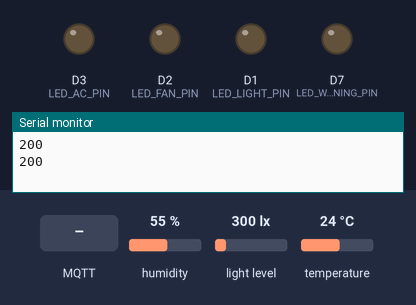
Recording of a sketch running on a simulated ESP8266 (NodeMCU). Parts: output pins drawn as LEDs (lit = HIGH), the last lines printed to the serial monitor. Dashed ring = blinking. The test bench sets the inputs (shaded band); at power-on: humidity 55 %, light level 300 lx, temperature 24 °C. WiFi joins after 1.5 s; servers stay silent unless stated; uploads are accepted with an empty reply; random numbers use the default seed unless the sketch sets one; no MQTT or app messages arrive unless stated.

Above: at 2.7 s.
2.8 s: MQTT message "control/light" arrives on the first subscribed topic
At 4.19 s:
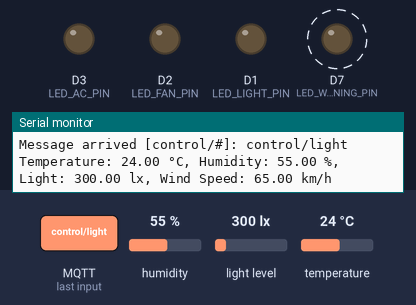
6.5 s: MQTT message "ON" arrives on the first subscribed topic
13.0 s: MQTT message "OFF" arrives on the first subscribed topic
Timing chart, 0 to 21.4 s (numbered marks = the images above; inputs shaded):
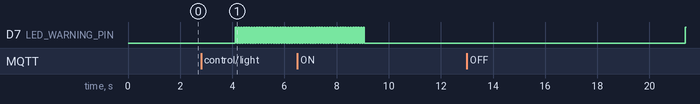

The sketch:

codeESP8266.ino
```cpp
#include <ESP8266WiFi.h>
#include <PubSubClient.h>
#include <Wire.h>          // Thư viện I2C
#include <BH1750.h>        // Thư viện BH1750 (Cần có thư viện BH1750)
#include <DHT.h>
#include <ESP8266HTTPClient.h>  // Thư viện HTTP Client để gửi POST

// Khai báo các chân kết nối
#define DHTPIN D4           // Chân kết nối của cảm biến DHT11
#define DHTTYPE DHT11       // Định nghĩa cảm biến DHT11

// Khai báo chân LED điều khiển cho đèn, quạt, điều hòa
#define LED_LIGHT_PIN D1  // Chân GPIO điều khiển đèn
#define LED_FAN_PIN D2    // Chân GPIO điều khiển quạt
#define LED_AC_PIN D3     // Chân GPIO điều khiển điều hòa
#define LED_WARNING_PIN D7  // Chân GPIO điều khiển LED cảnh báo (cảnh báo gió)

// Khai báo thông tin WiFi, MQTT và API
const char* ssid = "Tuanpt";        // Tên mạng Wi-Fi
const char* password = "minhngan83";      // Mật khẩu Wi-Fi
const char* mqtt_server = "192.168.2.37";   // Địa chỉ IP của MQTT broker
const char* serverName = "http://192.168.2.37:5501/api/sensor";  // Endpoint API

WiFiClient espClient;
PubSubClient client(espClient);
DHT dht(DHTPIN, DHTTYPE);

// Khởi tạo cảm biến ánh sáng BH1750
BH1750 lightMeter(0x23);  // Cảm biến với địa chỉ 0x23

void setup() {
  Serial.begin(9600);
  dht.begin();  // Khởi động cảm biến DHT

  // Kết nối WiFi
  WiFi.begin(ssid, password);
  while (WiFi.status() != WL_CONNECTED) {
    delay(500);
    Serial.println("Connecting to WiFi...");
  }
  Serial.println("WiFi connected");

  // Kết nối MQTT broker
  client.setServer(mqtt_server, 1885);  // Chú ý điều chỉnh port nếu cần
  client.setCallback(callback);

  // Cài đặt chân LED là OUTPUT
  pinMode(LED_LIGHT_PIN, OUTPUT);
  pinMode(LED_FAN_PIN, OUTPUT);
  pinMode(LED_AC_PIN, OUTPUT);
  pinMode(LED_WARNING_PIN, OUTPUT);
  // Mặc định tắt các thiết bị
  digitalWrite(LED_LIGHT_PIN, LOW);
  digitalWrite(LED_FAN_PIN, LOW);
  digitalWrite(LED_AC_PIN, LOW);
  digitalWrite(LED_WARNING_PIN, LOW);
  // Khởi tạo I2C và cảm biến BH1750
  Wire.begin(D6, D5);  // Khởi tạo I2C với SDA trên D6 (GPIO12) và SCL trên D5 (GPIO14)
  if (lightMeter.begin(BH1750::CONTINUOUS_HIGH_RES_MODE)) {
    Serial.println("Light sensor BH1750 started successfully");
  } else {
    Serial.println("Error starting BH1750 sensor");
  }
}

void loop() {
  if (!client.connected()) {
    reconnect();
  }
  client.loop();

  if (WiFi.status() == WL_CONNECTED) {  // Kiểm tra kết nối WiFi
    HTTPClient http;

    // Đọc dữ liệu từ cảm biến DHT
    float temperature = dht.readTemperature();
    float humidity = dht.readHumidity();

    // Đọc giá trị ánh sáng từ cảm biến BH1750
    float lux = lightMeter.readLightLevel();

    // Giả lập dữ liệu tốc độ gió
    float windSpeed = random(0, 101);  // Giả lập tốc độ gió từ 0 đến 100

    // Kiểm tra lỗi khi đọc cảm biến DHT
    if (isnan(temperature) || isnan(humidity)) {
      Serial.println("Failed to read from DHT sensor!");
    } else {
      // Nếu đọc thành công, in ra giá trị
      Serial.print("Temperature: ");
      Serial.print(temperature);
      Serial.print(" °C, Humidity: ");
      Serial.print(humidity);
      Serial.print(" %, Light: ");
      Serial.print(lux);
      Serial.print(" lx, Wind Speed: ");
      Serial.print(windSpeed);
      Serial.println(" km/h");

      // Gửi dữ liệu tới MQTT broker
      String payload = String("{\"temperature\":") + temperature +
                       ",\"humidity\":" + humidity +
                       ",\"light\":" + lux +
                       ",\"wind_speed\":" + windSpeed + "}";
      client.publish("sensor/data", payload.c_str());  // Gửi dữ liệu tới MQTT broker

  // Điều kiện kiểm tra gió > 60 km/h và bật/tắt LED cảnh báo
      if (windSpeed > 60) {
        for (int i = 0; i < 50; i++) {  // Nháy LED 50 lần
          digitalWrite(LED_WARNING_PIN, HIGH);  // Bật LED
          delay(50);  // Chờ 50ms
          digitalWrite(LED_WARNING_PIN, LOW);   // Tắt LED
          delay(50);  // Chờ 50ms
        }
        sendDeviceState("led_warning", "ON"); // Gửi trạng thái "ON" của LED cảnh báo tới API
      } else {
        digitalWrite(LED_WARNING_PIN, LOW);   // Tắt LED cảnh báo nếu gió <= 60
        sendDeviceState("led_warning", "OFF"); // Gửi trạng thái "OFF" của LED cảnh báo tới API
      }

      // Chuẩn bị dữ liệu JSON để gửi lên API
      String jsonData = String("{\"tem\":") + temperature +
                        ",\"hum\":" + humidity +
                        ",\"light\":" + lux +
                        ",\"wind_speed\":" + windSpeed + "}";


      // Gửi dữ liệu qua HTTP POST đến API
      WiFiClient httpClient;  // Tạo một WiFiClient mới
      http.begin(httpClient, serverName);  // Thiết lập URL cho request với WiFiClient
      http.addHeader("Content-Type", "application/json");  // Gán Header JSON
      int httpResponseCode = http.POST(jsonData);  // Gửi POST request

      // Kiểm tra kết quả
      if (httpResponseCode > 0) {
        String response = http.getString();  // Lấy phản hồi từ server
        Serial.println(httpResponseCode);  // In ra mã phản hồi
        Serial.println(response);  // In ra phản hồi
      } else {
        Serial.print("Error on sending POST: ");
        Serial.println(httpResponseCode);
      }

      http.end();  // Đóng kết nối HTTP
    }
  } else {
    Serial.println("WiFi Disconnected");
  }

  delay(2000);  // Gửi dữ liệu mỗi 2 giây
}

// Hàm gửi trạng thái thiết bị qua API
void sendDeviceState(const String& deviceName, const String& state) {
  if (WiFi.status() == WL_CONNECTED) {
    HTTPClient http;
    WiFiClient httpClient;

    // Chuẩn bị dữ liệu JSON để gửi lên API
    String jsonData = String("{\"device_name\":\"") + deviceName + "\",\"state\":\"" + state + "\"}";

    http.begin(httpClient, "http://192.168.2.37:5501/api/device"); // Thay đổi endpoint API nếu cần
    http.addHeader("Content-Type", "application/json");  // Gán Header JSON
    int httpResponseCode = http.POST(jsonData);  // Gửi POST request

    // Kiểm tra kết quả
    if (httpResponseCode > 0) {
      String response = http.getString();  // Lấy phản hồi từ server
      Serial.println(httpResponseCode);  // In ra mã phản hồi
      Serial.println(response);  // In ra phản hồi
    } else {
      Serial.print("Error on sending POST: ");
      Serial.println(httpResponseCode);
    }

    http.end();  // Đóng kết nối HTTP
  } else {
    Serial.println("WiFi Disconnected");
  }
}

// Hàm xử lý khi nhận lệnh từ MQTT
void callback(char* topic, byte* payload, unsigned int length) {
  String message;
  for (int i = 0; i < length; i++) {
    message += (char)payload[i];
  }
  Serial.print("Message arrived [");
  Serial.print(topic);
  Serial.print("]: ");
  Serial.println(message);

  // Điều khiển thiết bị theo lệnh nhận từ MQTT
  if (String(topic) == "control/light") {
    if (message == "ON") {
      digitalWrite(LED_LIGHT_PIN, HIGH);  // Bật đèn
      sendDeviceState("light", "ON"); // Gửi trạng thái lên API
    } else if (message == "OFF") {
      digitalWrite(LED_LIGHT_PIN, LOW);   // Tắt đèn
      sendDeviceState("light", "OFF"); // Gửi trạng thái lên API
    }
  }

  // Tương tự cho quạt và điều hòa
  if (String(topic) == "control/fan") {
    if (message == "ON") {
      digitalWrite(LED_FAN_PIN, HIGH);    // Bật quạt
      sendDeviceState("fan", "ON"); // Gửi trạng thái lên API
    } else if (message == "OFF") {
      digitalWrite(LED_FAN_PIN, LOW);     // Tắt quạt
      sendDeviceState("fan", "OFF"); // Gửi trạng thái lên API
    }
  }

  if (String(topic) == "control/ac") {
    if (message == "ON") {
      digitalWrite(LED_AC_PIN, HIGH);     // Bật điều hòa
      sendDeviceState("ac", "ON"); // Gửi trạng thái lên API
    } else if (message == "OFF") {
      digitalWrite(LED_AC_PIN, LOW);      // Tắt điều hòa
      sendDeviceState("ac", "OFF"); // Gửi trạng thái lên API
    }
  }


  // Điều khiển LED cảnh báo
if (String(topic) == "control/led") {
    if (message == "ON") {
        digitalWrite(LED_WARNING_PIN, HIGH);  // Bật LED cảnh báo
        sendDeviceState("led", "ON"); // Gửi trạng thái lên API
    } else if (message == "OFF") {
        digitalWrite(LED_WARNING_PIN, LOW);   // Tắt LED cảnh báo
        sendDeviceState("led", "OFF"); // Gửi trạng thái lên API
    }
}

  // Điều khiển tất cả thiết bị
if (String(topic) == "control/all") {
    if (message == "ON") {
        digitalWrite(LED_LIGHT_PIN, HIGH);  // Bật đèn
        digitalWrite(LED_FAN_PIN, HIGH);    // Bật quạt
        digitalWrite(LED_AC_PIN, HIGH);     // Bật điều hòa
        digitalWrite(LED_WARNING_PIN, HIGH); // Bật LED cảnh báo
        sendDeviceState("all", "ON"); // Gửi trạng thái lên API
    } else if (message == "OFF") {
        digitalWrite(LED_LIGHT_PIN, LOW);   // Tắt đèn
        digitalWrite(LED_FAN_PIN, LOW);     // Tắt quạt
        digitalWrite(LED_AC_PIN, LOW);      // Tắt điều hòa
        digitalWrite(LED_WARNING_PIN, LOW);  // Tắt LED cảnh báo
        sendDeviceState("all", "OFF"); // Gửi trạng thái lên API
    }
}
}

// Hàm kết nối lại với MQTT broker
void reconnect() {
  while (!client.connected()) {
    Serial.print("Attempting MQTT connection...");
    if (client.connect("ESP8266Client", "bach", "123")) {  // Thay đổi nếu cần username và password
      Serial.println("connected");
      client.subscribe("control/#");  // Đăng ký lắng nghe các topic điều khiển
    } else {
      Serial.print("failed, rc=");
      Serial.print(client.state());
      Serial.println(" try again in 5 seconds");
      delay(5000);
    }
  }
}
```
